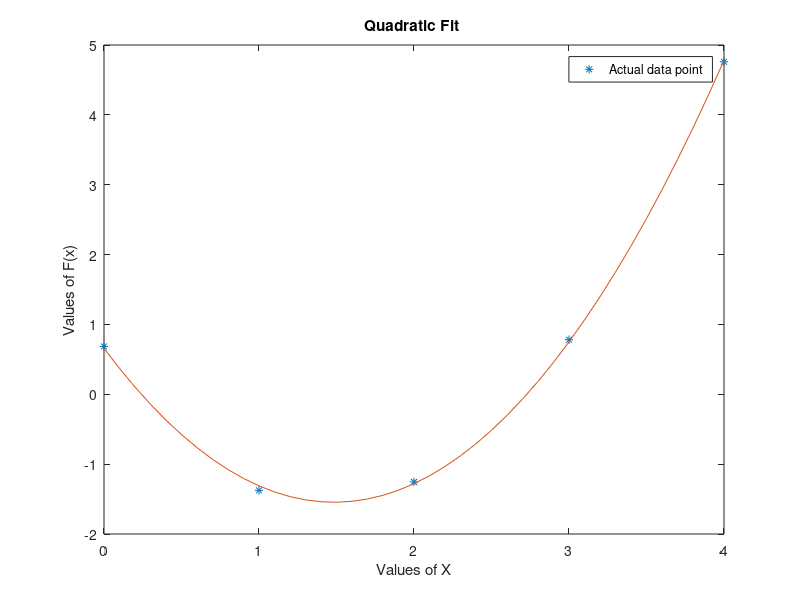

Write MATLAB code to recreate this figure.
clear all;
format long;

x = 0:4;
y = [0.685, -1.375, -1.255, 0.781, 4.76];
xfit = 0:0.1:4;

%plot(x,y,'*');

x2 = x.*x;
x3 = x2.*x;
x4 = x2.*x2;
n = length(x);
xy = x.*y;
x2y= x2.*y;

%Defining matrix and vector

M  = [sum(x4) sum(x3) sum(x2); ...
      sum(x3) sum(x2)  sum(x);...
      sum(x2) sum(x)  n];

V = [sum(x2y);sum(xy); sum(y)];

coeff = M\V;

%Getting A, B and C

A = coeff(1)
B = coeff(2)
C = coeff(3)

yfit = A * xfit.^2 + B * xfit + C;


plot(x, y, '*', xfit, yfit);

title("Quadratic Fit ");
xlabel("Values of X");
ylabel("Values of F(x)");

legend("Actual data point ");

